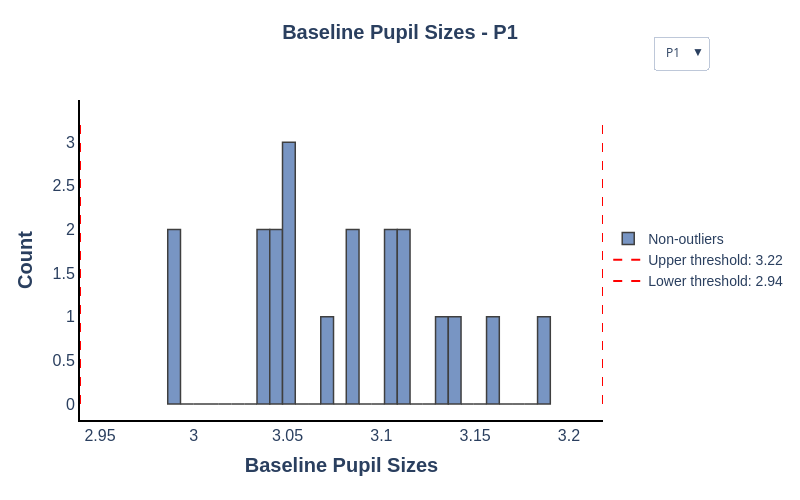

Notebook source saved alongside this figure:
### Markdown cell above
```{seealso}
- How not to interpret the results: https://www.fieldtriptoolbox.org/faq/stats/clusterstats_interpretation/
- `mne` API Reference: https://mne.tools/stable/generated/mne.stats.permutation_cluster_1samp_test.html
```

### Code cell
p = p.check_baseline_outliers(
    n_mad_baseline=4, # larger values mean wider thresholds
    outlier_by='participant', # do outlier detection by participant
)

### Figure 1 — Plotly figure (JSON) as saved in the notebook; plotly's stock layout.template omitted (floating-point values rounded to 4 significant figures)
{"data": [{"hovertemplate": "Baseline: %{x}<br>Count: %{y}<extra></extra>", "marker": {"color": "#4C72B0", "line": {"color": "black", "width": 1.5}}, "name": "Non-outliers", "opacity": 0.75, "type": "bar", "visible": true, "width": 0.006798, "x": [2.99, 2.996, 3.003, 3.01, 3.017, 3.024, 3.03, 3.037, 3.044, 3.051, 3.057, 3.064, 3.071, 3.078, 3.085, 3.091, 3.098, 3.105, 3.112, 3.119, 3.125, 3.132, 3.139, 3.146, 3.153, 3.159, 3.166, 3.173, 3.18, 3.187], "y": [2, 0, 0, 0, 0, 0, 0, 2, 2, 3, 0, 0, 1, 0, 2, 0, 0, 2, 2, 0, 0, 1, 1, 0, 0, 1, 0, 0, 0, 1]}, {"line": {"color": "red", "dash": "dash", "width": 2}, "mode": "lines", "name": "Upper threshold: 3.22", "showlegend": true, "type": "scatter", "visible": true, "x": [3.218, 3.218], "y": [0, 3.3]}, {"line": {"color": "red", "dash": "dash", "width": 2}, "mode": "lines", "name": "Lower threshold: 2.94", "showlegend": true, "type": "scatter", "visible": true, "x": [2.939, 2.939], "y": [0, 3.3]}, {"hovertemplate": "Baseline: %{x}<br>Count: %{y}<extra></extra>", "marker": {"color": "#4C72B0", "line": {"color": "black", "width": 1.5}}, "name": "Non-outliers", "opacity": 0.75, "type": "bar", "visible": false, "width": 0.006792, "x": [2.996, 3.003, 3.01, 3.016, 3.023, 3.03, 3.037, 3.044, 3.05, 3.057, 3.064, 3.071, 3.078, 3.084, 3.091, 3.098, 3.105, 3.111, 3.118, 3.125, 3.132, 3.139, 3.145, 3.152, 3.159, 3.166, 3.173, 3.179, 3.186, 3.193], "y": [1, 0, 1, 3, 0, 0, 1, 1, 0, 1, 0, 0, 1, 4, 0, 1, 0, 1, 0, 1, 0, 0, 0, 0, 1, 0, 2, 0, 0, 1]}, {"line": {"color": "red", "dash": "dash", "width": 2}, "mode": "lines", "name": "Upper threshold: 3.26", "showlegend": true, "type": "scatter", "visible": false, "x": [3.259, 3.259], "y": [0, 4.4]}, {"line": {"color": "red", "dash": "dash", "width": 2}, "mode": "lines", "name": "Lower threshold: 2.90", "showlegend": true, "type": "scatter", "visible": false, "x": [2.903, 2.903], "y": [0, 4.4]}, {"hovertemplate": "Baseline: %{x}<br>Count: %{y}<extra></extra>", "marker": {"color": "#DD8452", "line": {"color": "black", "width": 1.5}}, "name": "Outliers", "opacity": 0.75, "type": "bar", "visible": false, "width": 0.006527, "x": [2.924, 2.93, 2.937, 2.943, 2.95, 2.956, 2.963, 2.969, 2.976, 2.982, 2.989, 2.995, 3.002, 3.008, 3.015, 3.022, 3.028, 3.035, 3.041, 3.048, 3.054, 3.061, 3.067, 3.074, 3.08, 3.087, 3.093, 3.1, 3.106, 3.113], "y": [0, 0, 0, 0, 0, 0, 0, 0, 0, 0, 0, 0, 0, 0, 0, 0, 0, 0, 0, 0, 0, 0, 0, 0, 0, 0, 0, 0, 0, 1]}, {"hovertemplate": "Baseline: %{x}<br>Count: %{y}<extra></extra>", "marker": {"color": "#4C72B0", "line": {"color": "black", "width": 1.5}}, "name": "Non-outliers", "opacity": 0.75, "type": "bar", "visible": false, "width": 0.006527, "x": [2.924, 2.93, 2.937, 2.943, 2.95, 2.956, 2.963, 2.969, 2.976, 2.982, 2.989, 2.995, 3.002, 3.008, 3.015, 3.022, 3.028, 3.035, 3.041, 3.048, 3.054, 3.061, 3.067, 3.074, 3.08, 3.087, 3.093, 3.1, 3.106, 3.113], "y": [1, 0, 0, 0, 0, 2, 1, 1, 2, 3, 1, 1, 0, 0, 3, 1, 1, 1, 0, 0, 0, 1, 0, 0, 0, 0, 0, 0, 0, 0]}, {"line": {"color": "red", "dash": "dash", "width": 2}, "mode": "lines", "name": "Upper threshold: 3.09", "showlegend": true, "type": "scatter", "visible": false, "x": [3.092, 3.092], "y": [0, 3.3]}, {"line": {"color": "red", "dash": "dash", "width": 2}, "mode": "lines", "name": "Lower threshold: 2.88", "showlegend": true, "type": "scatter", "visible": false, "x": [2.882, 2.882], "y": [0, 3.3]}, {"hovertemplate": "Baseline: %{x}<br>Count: %{y}<extra></extra>", "marker": {"color": "#4C72B0", "line": {"color": "black", "width": 1.5}}, "name": "Non-outliers", "opacity": 0.75, "type": "bar", "visible": false, "width": 0.005131, "x": [2.883, 2.888, 2.893, 2.898, 2.903, 2.909, 2.914, 2.919, 2.924, 2.929, 2.934, 2.939, 2.945, 2.95, 2.955, 2.96, 2.965, 2.97, 2.975, 2.98, 2.986, 2.991, 2.996, 3.001, 3.006, 3.011, 3.016, 3.021, 3.027, 3.032], "y": [2, 0, 0, 1, 0, 0, 0, 0, 2, 0, 0, 1, 1, 1, 1, 2, 2, 0, 0, 0, 0, 1, 0, 0, 1, 1, 0, 2, 0, 2]}, {"line": {"color": "red", "dash": "dash", "width": 2}, "mode": "lines", "name": "Upper threshold: 3.10", "showlegend": true, "type": "scatter", "visible": false, "x": [3.098, 3.098], "y": [0, 2.2]}, {"line": {"color": "red", "dash": "dash", "width": 2}, "mode": "lines", "name": "Lower threshold: 2.82", "showlegend": true, "type": "scatter", "visible": false, "x": [2.82, 2.82], "y": [0, 2.2]}, {"hovertemplate": "Baseline: %{x}<br>Count: %{y}<extra></extra>", "marker": {"color": "#4C72B0", "line": {"color": "black", "width": 1.5}}, "name": "Non-outliers", "opacity": 0.75, "type": "bar", "visible": false, "width": 0.006897, "x": [2.85, 2.857, 2.864, 2.871, 2.878, 2.885, 2.892, 2.899, 2.905, 2.912, 2.919, 2.926, 2.933, 2.94, 2.947, 2.954, 2.961, 2.968, 2.974, 2.981, 2.988, 2.995, 3.002, 3.009, 3.016, 3.023, 3.03, 3.037, 3.043, 3.05], "y": [1, 0, 0, 0, 0, 0, 0, 0, 0, 0, 2, 0, 0, 2, 1, 1, 1, 1, 2, 3, 0, 1, 0, 1, 0, 0, 0, 1, 0, 3]}, {"line": {"color": "red", "dash": "dash", "width": 2}, "mode": "lines", "name": "Upper threshold: 3.10", "showlegend": true, "type": "scatter", "visible": false, "x": [3.1, 3.1], "y": [0, 3.3]}, {"line": {"color": "red", "dash": "dash", "width": 2}, "mode": "lines", "name": "Lower threshold: 2.85", "showlegend": true, "type": "scatter", "visible": false, "x": [2.846, 2.846], "y": [0, 3.3]}, {"hovertemplate": "Baseline: %{x}<br>Count: %{y}<extra></extra>", "marker": {"color": "#4C72B0", "line": {"color": "black", "width": 1.5}}, "name": "Non-outliers", "opacity": 0.75, "type": "bar", "visible": false, "width": 0.005262, "x": [2.81, 2.815, 2.82, 2.825, 2.831, 2.836, 2.841, 2.846, 2.852, 2.857, 2.862, 2.867, 2.873, 2.878, 2.883, 2.888, 2.894, 2.899, 2.904, 2.909, 2.915, 2.92, 2.925, 2.931, 2.936, 2.941, 2.946, 2.952, 2.957, 2.962], "y": [2, 1, 1, 1, 0, 0, 0, 1, 2, 0, 2, 1, 0, 1, 0, 1, 1, 0, 2, 0, 0, 2, 0, 0, 0, 1, 0, 0, 0, 1]}, {"line": {"color": "red", "dash": "dash", "width": 2}, "mode": "lines", "name": "Upper threshold: 3.02", "showlegend": true, "type": "scatter", "visible": false, "x": [3.017, 3.017], "y": [0, 2.2]}, {"line": {"color": "red", "dash": "dash", "width": 2}, "mode": "lines", "name": "Lower threshold: 2.71", "showlegend": true, "type": "scatter", "visible": false, "x": [2.711, 2.711], "y": [0, 2.2]}], "layout": {"barmode": "overlay", "height": 500, "legend": {"font": {"family": "Arial", "size": 14}, "x": 1.01, "xanchor": "left", "y": 0.5, "yanchor": "middle"}, "showlegend": true, "title": {"font": {"family": "sans-serif", "size": 20, "weight": "bold"}, "text": "Baseline Pupil Sizes - P1", "x": 0.5, "xanchor": "center", "y": 0.95, "yanchor": "top"}, "updatemenus": [{"buttons": [{"args": [{"visible": [true, true, true, false, false, false, false, false, false, false, false, false, false, false, false, false, false, false, false]}, {"title": {"font": {"family": "sans-serif", "size": 20, "weight": "bold"}, "text": "Baseline Pupil Sizes - P1", "x": 0.5, "xanchor": "center", "y": 0.95, "yanchor": "top"}}], "label": "P1", "method": "update"}, {"args": [{"visible": [false, false, false, true, true, true, false, false, false, false, false, false, false, false, false, false, false, false, false]}, {"title": {"font": {"family": "sans-serif", "size": 20, "weight": "bold"}, "text": "Baseline Pupil Sizes - P2", "x": 0.5, "xanchor": "center", "y": 0.95, "yanchor": "top"}}], "label": "P2", "method": "update"}, {"args": [{"visible": [false, false, false, false, false, false, true, true, true, true, false, false, false, false, false, false, false, false, false]}, {"title": {"font": {"family": "sans-serif", "size": 20, "weight": "bold"}, "text": "Baseline Pupil Sizes - P3", "x": 0.5, "xanchor": "center", "y": 0.95, "yanchor": "top"}}], "label": "P3", "method": "update"}, {"args": [{"visible": [false, false, false, false, false, false, false, false, false, false, true, true, true, false, false, false, false, false, false]}, {"title": {"font": {"family": "sans-serif", "size": 20, "weight": "bold"}, "text": "Baseline Pupil Sizes - P4", "x": 0.5, "xanchor": "center", "y": 0.95, "yanchor": "top"}}], "label": "P4", "method": "update"}, {"args": [{"visible": [false, false, false, false, false, false, false, false, false, false, false, false, false, true, true, true, false, false, false]}, {"title": {"font": {"family": "sans-serif", "size": 20, "weight": "bold"}, "text": "Baseline Pupil Sizes - P5", "x": 0.5, "xanchor": "center", "y": 0.95, "yanchor": "top"}}], "label": "P5", "method": "update"}, {"args": [{"visible": [false, false, false, false, false, false, false, false, false, false, false, false, false, false, false, false, true, true, true]}, {"title": {"font": {"family": "sans-serif", "size": 20, "weight": "bold"}, "text": "Baseline Pupil Sizes - P6", "x": 0.5, "xanchor": "center", "y": 0.95, "yanchor": "top"}}], "label": "P6", "method": "update"}], "direction": "down", "showactive": true, "x": 1.2, "xanchor": "right", "y": 1.2, "yanchor": "top"}], "width": 800, "xaxis": {"linecolor": "black", "linewidth": 2, "showgrid": false, "showline": true, "tickfont": {"family": "Arial", "size": 16}, "tickformat": "i", "title": {"font": {"family": "Arial", "size": 20, "weight": "bold"}, "text": "Baseline Pupil Sizes"}, "zeroline": false}, "yaxis": {"linecolor": "black", "linewidth": 2, "showgrid": false, "showline": true, "tickfont": {"family": "Arial", "size": 16}, "title": {"font": {"family": "Arial", "size": 20, "weight": "bold"}, "text": "Count"}, "zeroline": false}}}
